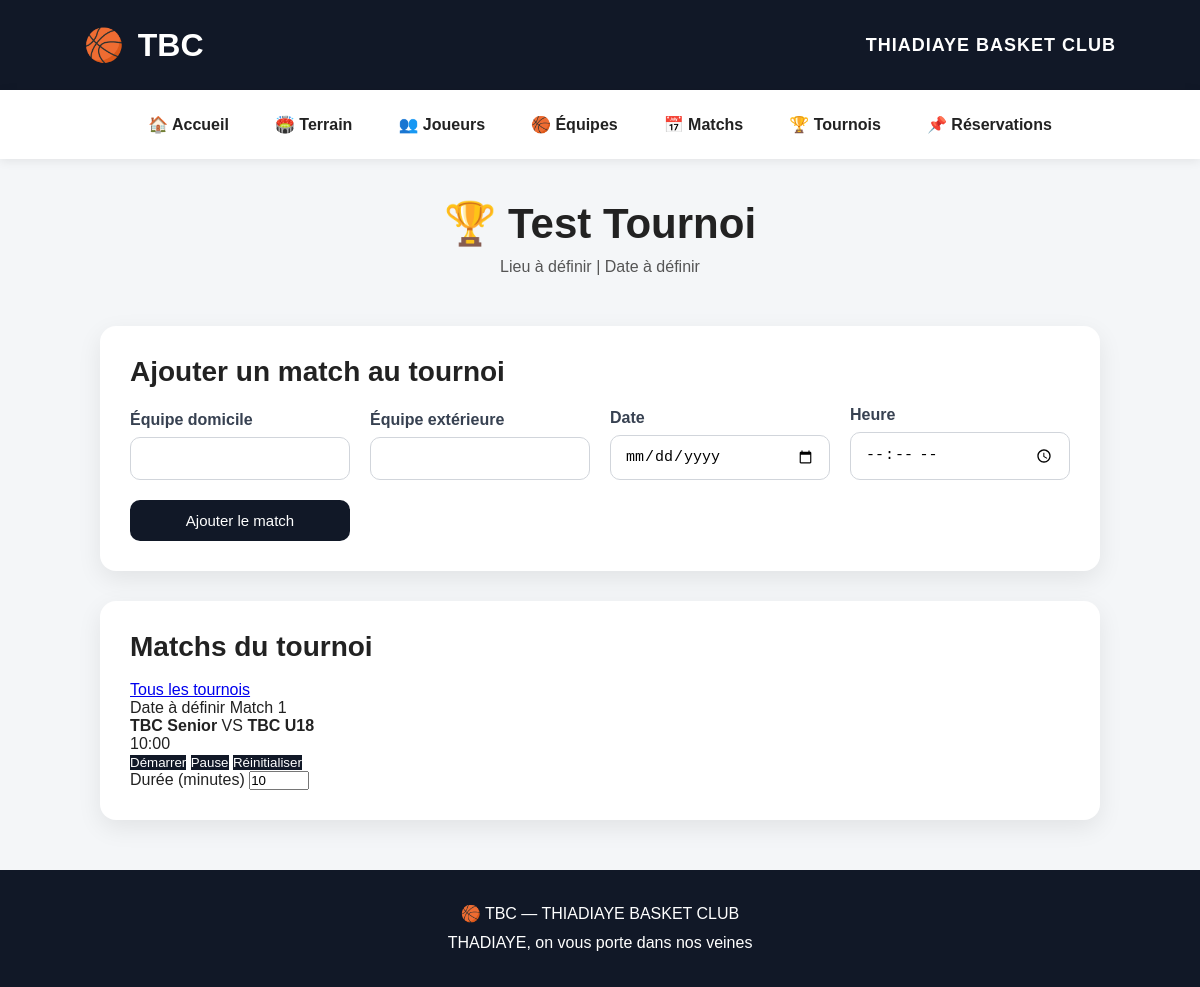
Screenshot of /tournois/2 with the database file from the repository.
### tables this page shows
CREATE TABLE tournois (
            id INTEGER PRIMARY KEY AUTOINCREMENT,
            nom TEXT NOT NULL,
            lieu TEXT,
            date_debut TEXT,
            date_fin TEXT,
            description TEXT
        );

CREATE TABLE matchs (
            id INTEGER PRIMARY KEY AUTOINCREMENT,
            equipe_domicile TEXT NOT NULL,
            equipe_exterieure TEXT NOT NULL,
            date_match TEXT,
            heure TEXT,
            score_domicile INTEGER DEFAULT 0,
            score_exterieur INTEGER DEFAULT 0
        , tournoi_id INTEGER);

### app.py (the view, shortened to what this page needs)
@app.route("/tournois/<int:id>", methods=["GET", "POST"])
def detail_tournoi(id):
    connection = get_connection()
    tournoi = connection.execute("SELECT * FROM tournois WHERE id = ?", (id,)).fetchone()
    if tournoi is None:
        connection.close()
        return redirect(url_for("tournois"))
    matchs = connection.execute(
        "SELECT * FROM matchs WHERE tournoi_id = ? ORDER BY date_match, heure, id",
        (id,),
    ).fetchall()
    connection.close()
    return render_template("tournoi_detail.html", tournoi=tournoi, matchs=matchs)

### database.py (called while the page is built)
def get_connection():
    os.makedirs(DATABASE_FOLDER, exist_ok=True)
    connection = sqlite3.connect(DATABASE_FILE)
    connection.row_factory = sqlite3.Row
    return connection

### templates/tournoi_detail.html (shortened to what this page needs)
{% extends "base.html" %}
{% block content %}
<section class="page-header">
    <h1>🏆 {{ tournoi.nom }}</h1>
    <p>{{ tournoi.lieu or 'Lieu à définir' }} | {{ tournoi.date_debut or 'Date à définir' }}{% if tournoi.date_fin %} au {{ tournoi.date_fin }}{% endif %}</p>
</section>
<section class="info-box">
    <h2>Ajouter un match au tournoi</h2>
    <form method="post" class="form-grid">
        <div class="field">
            <label for="equipe_domicile">Équipe domicile</label>
            <input id="equipe_domicile" type="text" name="equipe_domicile" required>
        </div>
        <div class="field">
            <label for="equipe_exterieure">Équipe extérieure</label>
            <input id="equipe_exterieure" type="text" name="equipe_exterieure" required>
        </div>
        <div class="field">
            <label for="date_match">Date</label>
            <input id="date_match" type="date" name="date_match">
        </div>
        <div class="field">
            <label for="heure">Heure</label>
            <input id="heure" type="time" name="heure">
        </div>
        <div class="field form-submit">
            <button type="submit">Ajouter le match</button>
        </div>
    </form>
</section>
<section class="card-panel">
    <div class="section-heading">
        <h2>Matchs du tournoi</h2>
        <a class="secondary-btn" href="{{ url_for('tournois') }}">Tous les tournois</a>
    </div>
    {% if matchs %}
    <div class="tournament-matches">
        {% for match in matchs %}
        <article class="match-card">
            <div class="match-card-heading">
                <span>{{ match.date_match or 'Date à définir' }}{% if match.heure %} à {{ match.heure }}{% endif %}</span>
                <span>Match {{ loop.index }}</span>
            </div>
            <div class="match-teams">
                <strong>{{ match.equipe_domicile }}</strong>
                <span>VS</span>
                <strong>{{ match.equipe_exterieure }}</strong>
            </div>
            <div class="timer" data-duration="600">
                <div class="timer-display">10:00</div>
                <div class="timer-controls">
                    <button type="button" class="timer-start">Démarrer</button>
                    <button type="button" class="timer-pause secondary-btn">Pause</button>
                    <button type="button" class="timer-reset secondary-btn">Réinitialiser</button>
                </div>
                <label class="timer-duration">Durée (minutes)
                    <input type="number" class="timer-minutes" min="1" max="120" value="10">
                </label>
            </div>
        </article>
        {% endfor %}
    </div>
    {% else %}
    <p>Aucun match dans ce tournoi. Ajoutez la première rencontre ci-dessus.</p>
    {% endif %}
</section>
{% endblock %}

### static/style.css (style rules this page uses)
* { margin: 0; padding: 0; box-sizing: border-box; }
body { font-family: Arial, Helvetica, sans-serif; background: #f4f6f8; color: #222; }
.page-header { text-align: center; padding: 40px 20px 20px; }
.page-header h1 { font-size: 42px; margin-bottom: 10px; }
.page-header p { color: #555; font-size: 16px; }
.info-box, .card-panel { background: white; border-radius: 16px; box-shadow: 0 8px 25px rgba(0,0,0,0.08); padding: 30px; margin: 30px auto; max-width: 1000px; }
.info-box h2, .card-panel h2 { margin-bottom: 18px; font-size: 28px; }
.form-grid { display: grid; grid-template-columns: repeat(auto-fit, minmax(220px, 1fr)); gap: 20px; align-items: end; }
.field { display: flex; flex-direction: column; gap: 8px; }
.field label { font-weight: bold; color: #374151; }
.field input, .field select, .field button { padding: 12px 14px; border: 1px solid #d1d5db; border-radius: 10px; font-size: 15px; }
.form-submit button, button { background: #111827; color: white; border: none; cursor: pointer; transition: 0.2s ease; }

### rows the page displays
tournois: nom "Test Tournoi"
matchs: date_match "Date à définir", equipe_domicile "TBC Senior", equipe_exterieure "TBC U18"

### other values shown
{{ tournoi.lieu or 'Lieu à définir' }} "Lieu à définir"
{{ tournoi.date_debut or 'Date à définir' }} "Date à définir"
